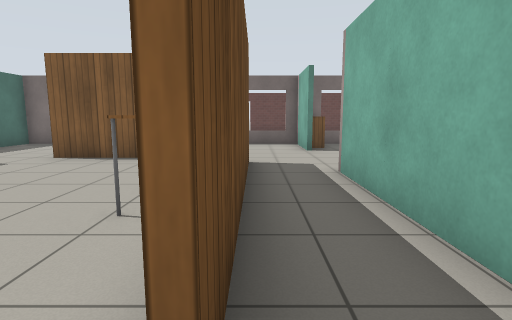
[1] (above)

24 first-person views from a walk through a robot-simulator world made for Gazebo. The camera is 1 m above the floor, tilts 8° down and sees 80° across. The floor is counted in squares, 1 m on a side. Each view is taken from the middle of a square. On the plan, view 1 faces up. The plan holds only what a view shows up to about 12 squares ahead; the rest is blank. Gazebo's built-in surfaces are drawn with simple patterns.

[2]
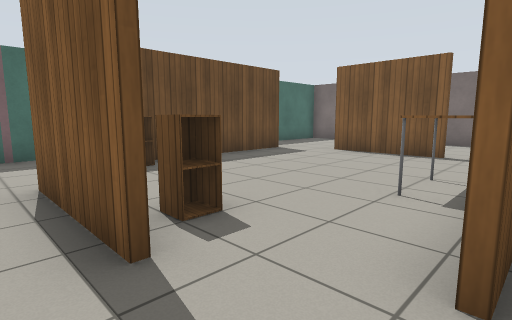

[3]
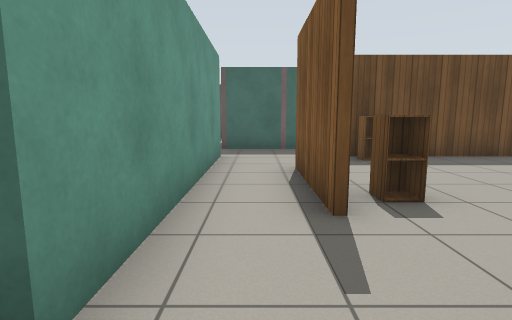

[4]
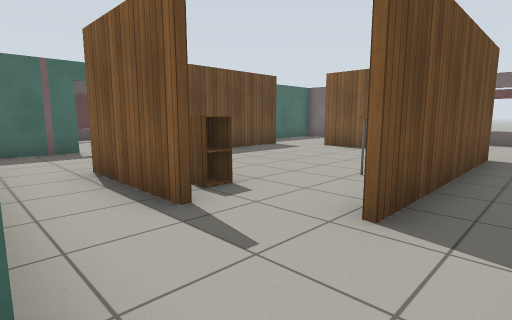

[5]
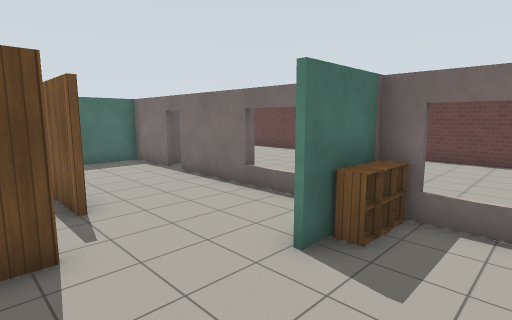

[6]
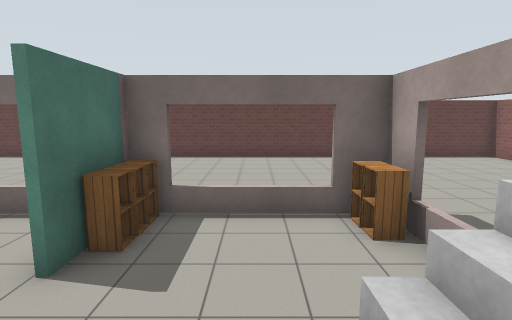

[7]
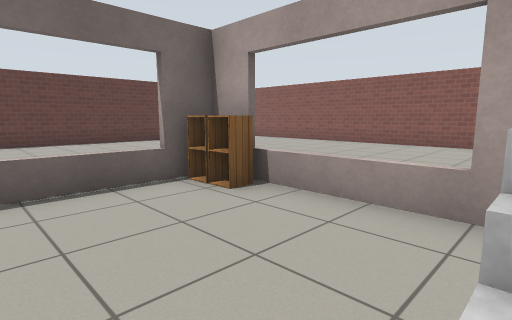

[8]
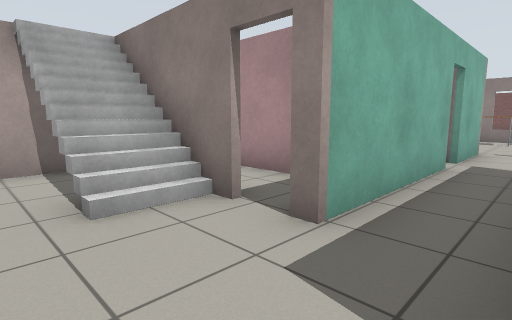

[9]
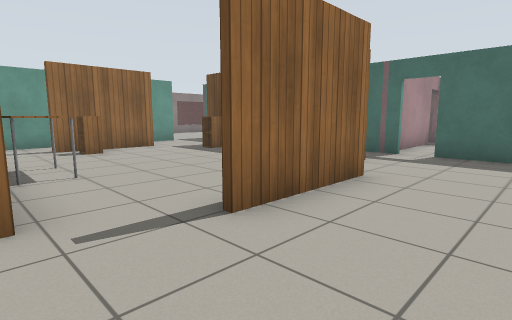

[10]
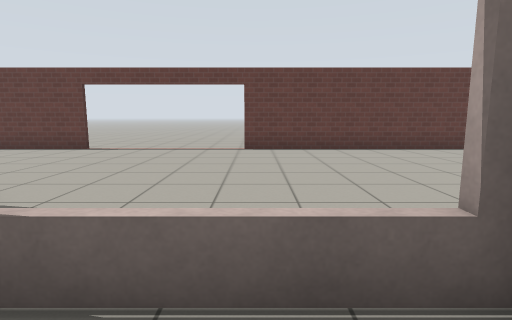

[11]
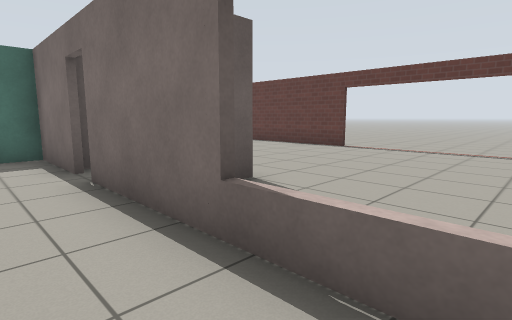

[12]
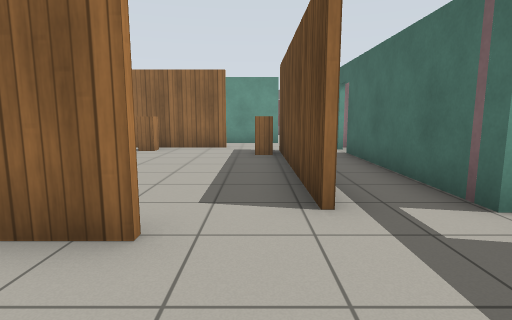

[13]
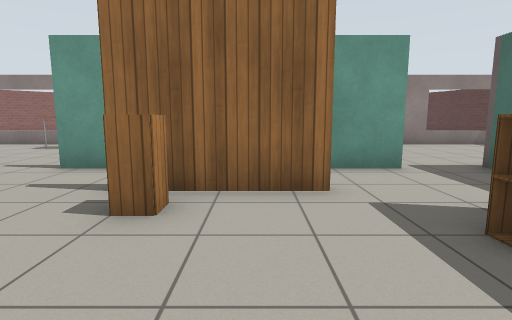

[14]
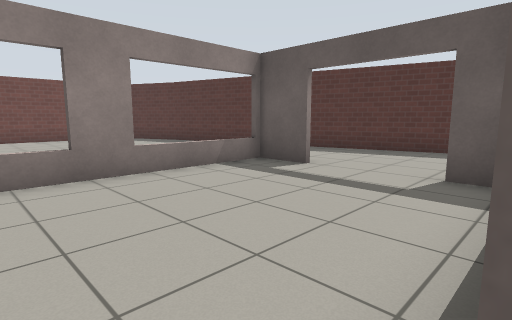

[15]
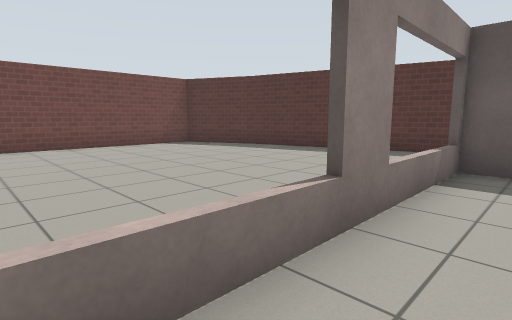

[16]
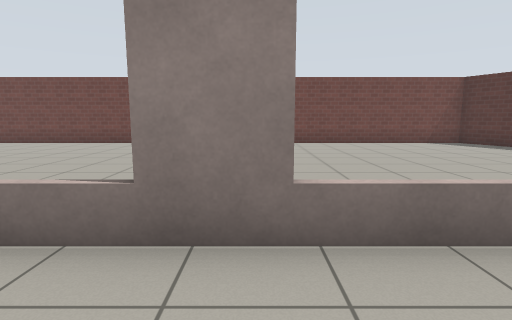

[17]
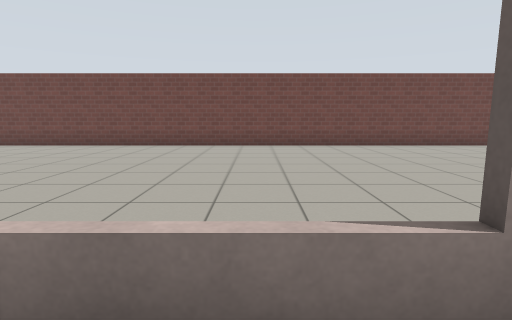

[18]
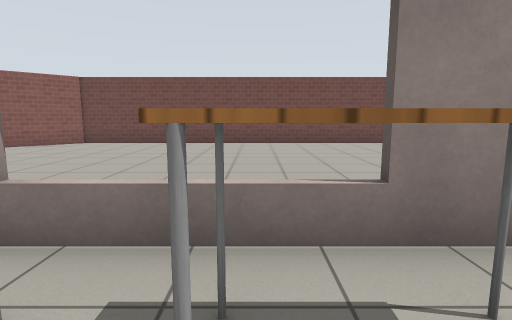

[19]
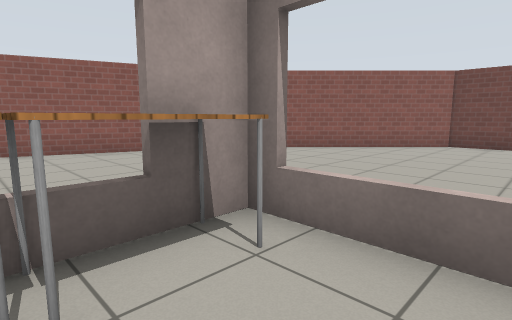

[20]
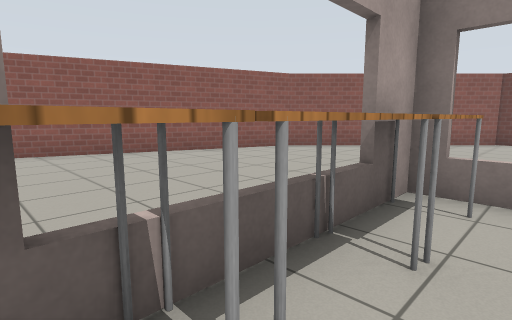

[21]
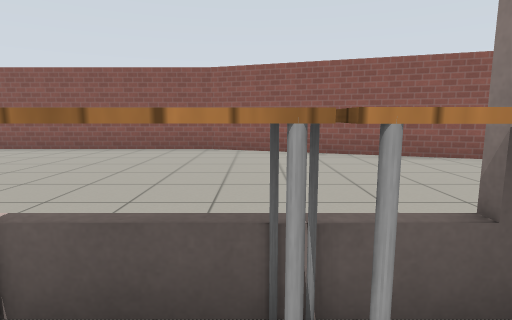

[22]
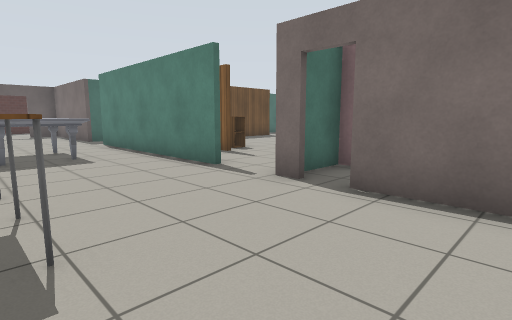

[23]
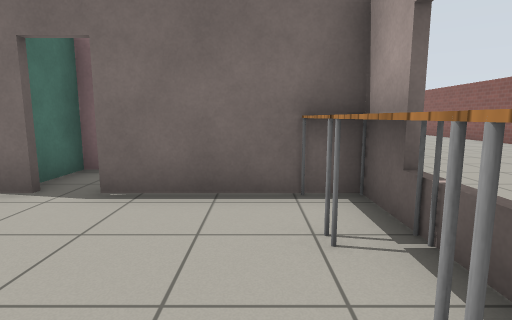

[24]
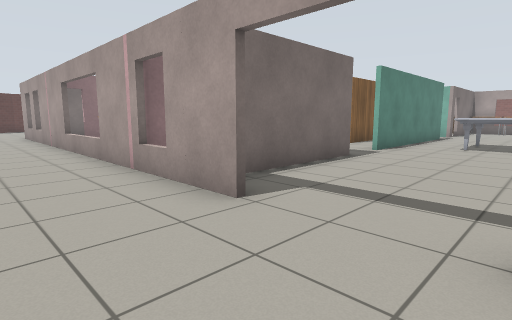

### Floor plan
Key: @ floor where view 1 was taken; # wall or solid block; . floor; / step, stairs or slope; D open door; = window, fence, low wall or low ledge; C cabinet; T table; H thing the floor can be seen under or through; S stairs; M marble table.
Columns run from 18 left of view 1 to 15 right of it. Each row starts with its distance up from view 1.
 21             ......
 20           ###.....#########
 19           .................
 18           .................  ...
 17            ................ ....
 16             ..............  ....
 15              ............  ....
 14               D.......... ......
 13               D......     .......#
 12             DD#.........  .......#
 11          ###DD#HH==#C===C   .....#
 10          #..........C...C.  .....#
  9    ..    #..............==  .....#
  8    ..#   D...............=  ..
  7    ..D...D...####..../SS.#
  6    ..D   #.#......#.DD//      ..
  5    ..#    .#......#.D##=#    ...
  4    ..=   #.#.....T#.#####    ...
  3    ..=   #.#.....T#.#       .....#
  2    ..=   #.#C.....#.#      ......#
  1    ..#   D.#...C..#.D      ......#
  0   ...#   #...###..@.#     .......#
 -1   ...=   #..........##    .......#
 -2   ...#####..######..DD##  .......#
 -3   ...#..................T........#
 -4 #...DD.......M M........T.......##
 -5 ##..DD.......M M........T.......#
 -6  #..DD.........  TTTT...T.......#
 -7  #.. ===#===##==##==##==# .....##
 -8  #.                       .....#
 -9  ##.  ............        .....#
-10   #...........................##
-11   #...........................#
-12   #..........................##
-13   ##........................##
-14    #.......................##
-15    #......................##
-16    ##....................##
-17     ######################

Positions as (right, up) in squares from view 1, and headings:
1: (0, 0), facing up
2: (0, -1), facing up-left
3: (1, -1), facing left
4: (1, -2), facing up-left
5: (4, 6), facing up-left
6: (4, 6), facing up
7: (3, 7), facing up-right
8: (0, 8), facing down-right
9: (0, 10), facing down-left
10: (0, 10), facing up
11: (0, 10), facing up-left
12: (-6, 10), facing down
13: (-4, 4), facing down
14: (-8, -2), facing down-left
15: (-7, -6), facing down-left
16: (-6, -5), facing down
17: (-4, -6), facing down
18: (0, -5), facing down
19: (4, -5), facing down-right
20: (5, -3), facing down-right
21: (5, -5), facing right
22: (5, -6), facing up-left
23: (5, -6), facing up
24: (-16, -6), facing up-right
